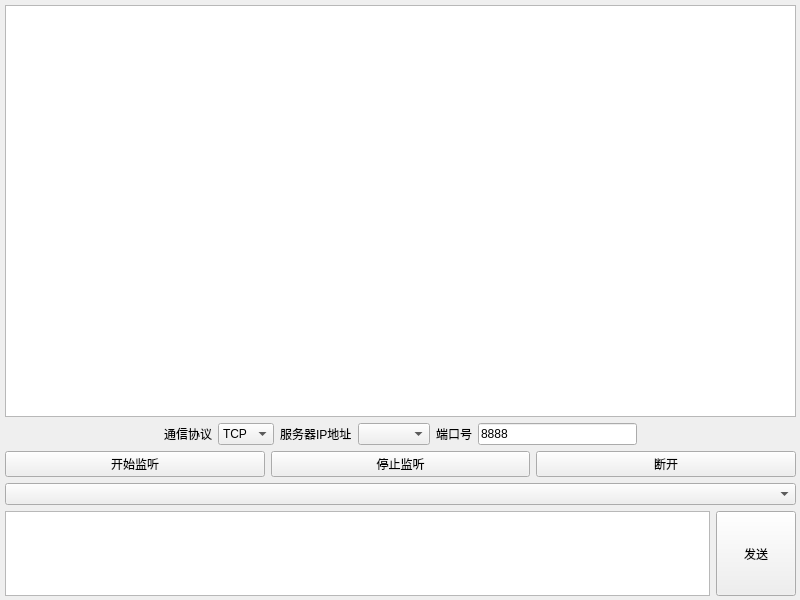
<?xml version="1.0" encoding="UTF-8"?>
<ui version="4.0">
 <class>Widget</class>
 <widget class="QWidget" name="Widget">
  <property name="geometry">
   <rect>
    <x>0</x>
    <y>0</y>
    <width>800</width>
    <height>600</height>
   </rect>
  </property>
  <property name="windowTitle">
   <string>英杰网络调试助手--服务端</string>
  </property>
  <widget class="QWidget" name="layoutWidget">
   <property name="geometry">
    <rect>
     <x>0</x>
     <y>0</y>
     <width>801</width>
     <height>601</height>
    </rect>
   </property>
   <layout class="QVBoxLayout" name="verticalLayout" stretch="6,1,1,0,1">
    <property name="leftMargin">
     <number>5</number>
    </property>
    <property name="topMargin">
     <number>5</number>
    </property>
    <property name="rightMargin">
     <number>5</number>
    </property>
    <property name="bottomMargin">
     <number>5</number>
    </property>
    <item>
     <widget class="QTextEdit" name="textEditRev"/>
    </item>
    <item>
     <layout class="QHBoxLayout" name="horizontalLayout">
      <item>
       <spacer name="horizontalSpacer">
        <property name="orientation">
         <enum>Qt::Horizontal</enum>
        </property>
        <property name="sizeHint" stdset="0">
         <size>
          <width>40</width>
          <height>20</height>
         </size>
        </property>
       </spacer>
      </item>
      <item>
       <widget class="QLabel" name="label">
        <property name="text">
         <string>通信协议</string>
        </property>
       </widget>
      </item>
      <item>
       <widget class="QComboBox" name="comboBoxProt">
        <item>
         <property name="text">
          <string>TCP</string>
         </property>
        </item>
        <item>
         <property name="text">
          <string>UDP</string>
         </property>
        </item>
       </widget>
      </item>
      <item>
       <widget class="QLabel" name="label_2">
        <property name="text">
         <string>服务器IP地址</string>
        </property>
       </widget>
      </item>
      <item>
       <widget class="QComboBox" name="comboBoxAddr"/>
      </item>
      <item>
       <widget class="QLabel" name="label_3">
        <property name="text">
         <string>端口号</string>
        </property>
       </widget>
      </item>
      <item>
       <widget class="QLineEdit" name="lineEditPort">
        <property name="text">
         <string>8888</string>
        </property>
       </widget>
      </item>
      <item>
       <spacer name="horizontalSpacer_2">
        <property name="orientation">
         <enum>Qt::Horizontal</enum>
        </property>
        <property name="sizeHint" stdset="0">
         <size>
          <width>40</width>
          <height>20</height>
         </size>
        </property>
       </spacer>
      </item>
     </layout>
    </item>
    <item>
     <layout class="QHBoxLayout" name="horizontalLayout_2">
      <item>
       <widget class="QPushButton" name="btnListen">
        <property name="text">
         <string>开始监听</string>
        </property>
       </widget>
      </item>
      <item>
       <widget class="QPushButton" name="btnStopListen">
        <property name="text">
         <string>停止监听</string>
        </property>
       </widget>
      </item>
      <item>
       <widget class="QPushButton" name="btnApart">
        <property name="text">
         <string>断开</string>
        </property>
       </widget>
      </item>
     </layout>
    </item>
    <item>
     <widget class="MyComboBox" name="comboBoxChildren"/>
    </item>
    <item>
     <layout class="QHBoxLayout" name="horizontalLayout_3">
      <item>
       <widget class="QTextEdit" name="textEditSend"/>
      </item>
      <item>
       <widget class="QPushButton" name="btnSend">
        <property name="minimumSize">
         <size>
          <width>60</width>
          <height>85</height>
         </size>
        </property>
        <property name="text">
         <string>发送</string>
        </property>
       </widget>
      </item>
     </layout>
    </item>
   </layout>
  </widget>
 </widget>
 <customwidgets>
  <customwidget>
   <class>MyComboBox</class>
   <extends>QComboBox</extends>
   <header>mycombobox.h</header>
  </customwidget>
 </customwidgets>
 <resources/>
 <connections/>
</ui>
